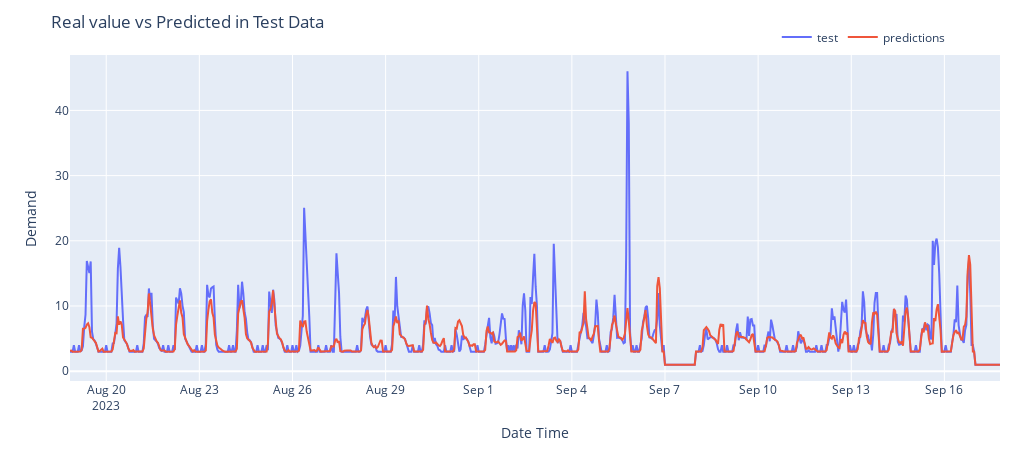

The notebook cell saved with this chart:
### Code cell
plotPredictions(X_test_dates[:30*24], np.exp(y_pred[:30*24]), np.exp(y_test[:30*24]), "predictions_Test_Month")

### Figure 1 — Plotly figure (JSON) as saved in the notebook; plotly's stock layout.template omitted (floating-point values rounded to 4 significant figures; data arrays with more than 128 entries replaced by an {"elided": "..."} marker saying what was removed)
{"data": [{"mode": "lines", "name": "test", "type": "scatter", "x": {"elided": "720 str values"}, "y": {"elided": "720 float values"}}, {"mode": "lines", "name": "predictions", "type": "scatter", "x": {"elided": "720 str values"}, "y": {"elided": "720 float values"}}], "layout": {"height": 450, "legend": {"orientation": "h", "x": 0.76, "xanchor": "left", "y": 1.1, "yanchor": "top"}, "margin": {"b": 20, "l": 70, "r": 20, "t": 55}, "title": {"text": "Real value vs Predicted in Test Data"}, "width": 1020, "xaxis": {"title": {"text": "Date Time"}}, "yaxis": {"title": {"text": "Demand"}}}}
